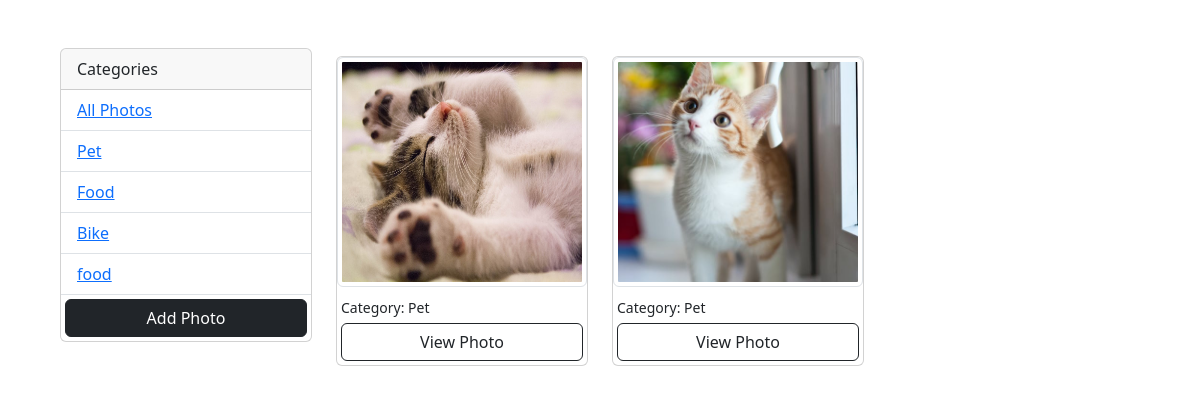
The app's page /?category=Pet with its own data.
### MainApp/models.py (models this page shows, shortened)
class Category(models.Model):
    name = models.CharField(max_length=100, null=False, blank=False)

class Photo(models.Model):
    category = models.ForeignKey(Category, on_delete=models.SET_NULL, null=True, blank=True)
    photo = models.ImageField(upload_to='uploaded_photos/', null=False, blank=False)
    description = models.TextField(max_length=500)

### MainApp/views.py (the view)
# urls.py: path('', views.gallery, name='gallery'),
def gallery(request):
    category = request.GET.get("category")
    if category == None:
        photos = Photo.objects.all()
    else:
        photos = Photo.objects.filter(category__name=category)
    try:
        category = Category.objects.all()
    except Category.DoesNotExist:
        category = None
    context = {"category":category, "photos":photos}
    return render(request, 'gallery.html', context)

### templates/gallery.html (shortened to what this page needs)
<!doctype html>
<html lang="en">
<head>
    <link href="https://cdn.jsdelivr.net/npm/bootstrap@5.3.2/dist/css/bootstrap.min.css" rel="stylesheet"
>
</head>
<body class="m-5">
    <div class="container">
        <div class="row">
            <div class="col-lg-3 col-md-12">
                <div class="card">
                    <div class="card-header">
                        Categories
                    </div>
                    <ul class="list-group list-group-flush">
                        <li class="list-group-item"><a href="/">All Photos</a></li>
                        {% for cato in category %}
                        <li class="list-group-item"><a href="{% url 'gallery' %}?category={{cato.name}}">{{cato.name}}</a></li>
                        {% endfor %}
                        <a href="{% url 'add-image' %}" class="btn btn-dark btn-block m-1 btn-large">Add Photo</a>
                    </ul>
                </div>
            </div>
            <div class="col-lg-9 col-md-12">
                <div class="row">
                    {% for photo in photos %}
                    <div class="col-lg-4 col-md-6">
                        <div class="card my-2">
                            <img src="{{photo.photo.url}}" class="img-thumbnail" alt="photo">
                            <div class="mt-2 mx-1">
                                <small class="">Category: {{photo.category.name}}</small>
                            </div>
                            <a href="{% url 'view-image' photo.id %}" class="btn btn-outline-dark btn-block m-1">View Photo</a>
                        </div>
                    </div>
                    {% empty %}
                        <h3>No Photos... </h3>
                    {% endfor %}
                </div>
            </div>
        </div>
    </div>
</body>
</html>

### templates/gallery.html (style rules this page uses)
.img-thumbnail { height: 230px; }

### records on screen
Category: name "Pet"
Category: name "Food"
Category: name "Bike"
Category: name "food"
Photo: photo (picture), category.name "Pet"
Photo: photo (picture), category.name "Pet"
